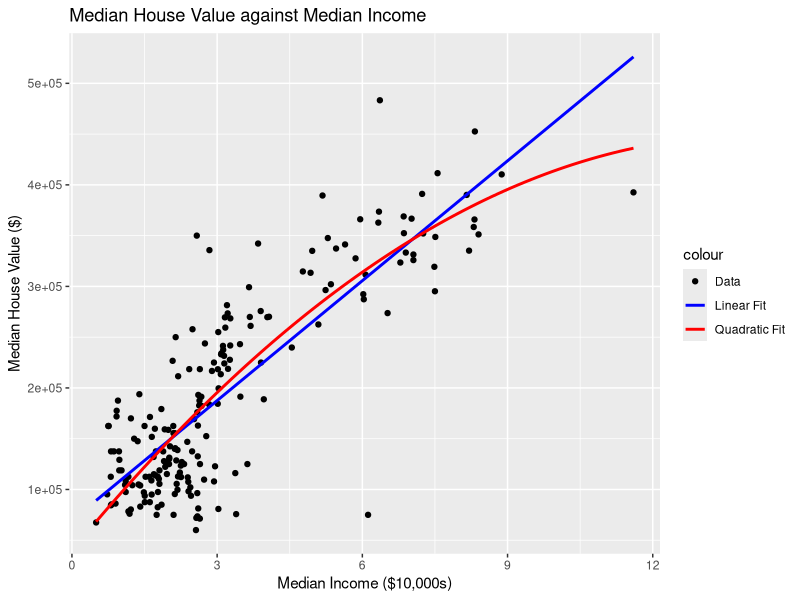
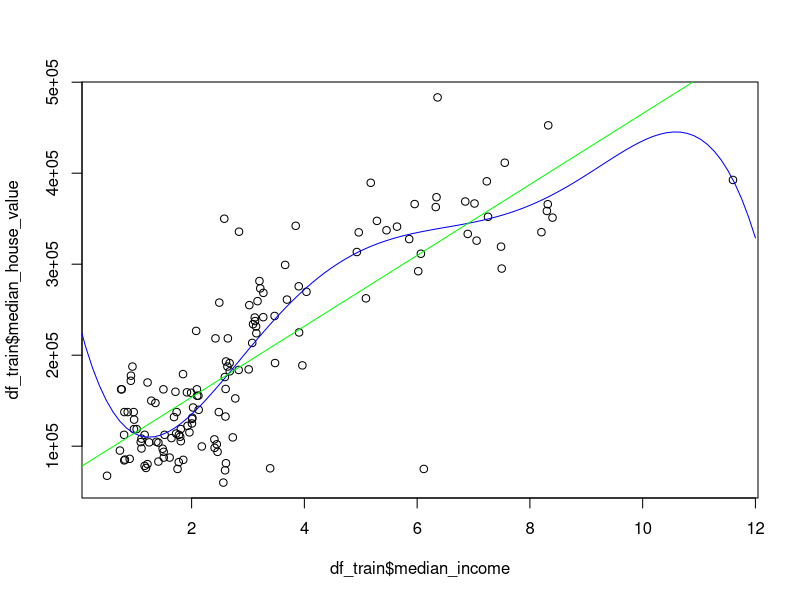
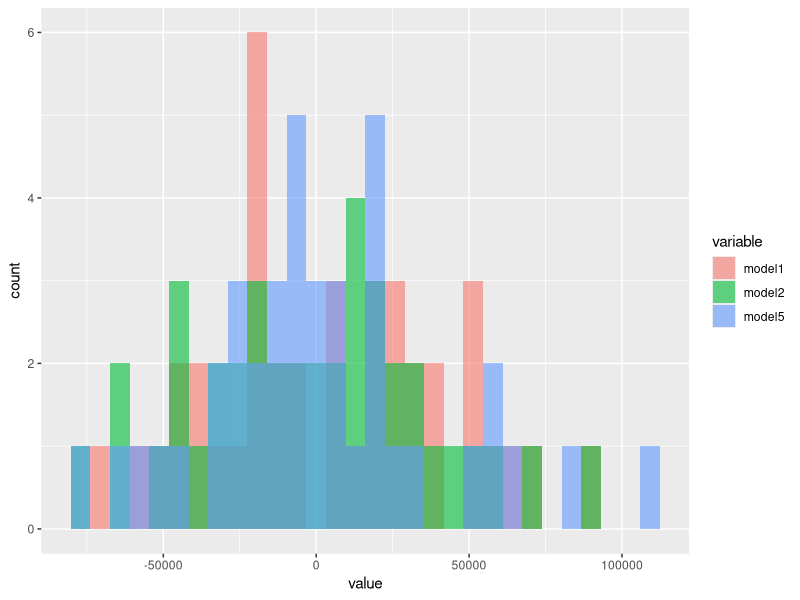
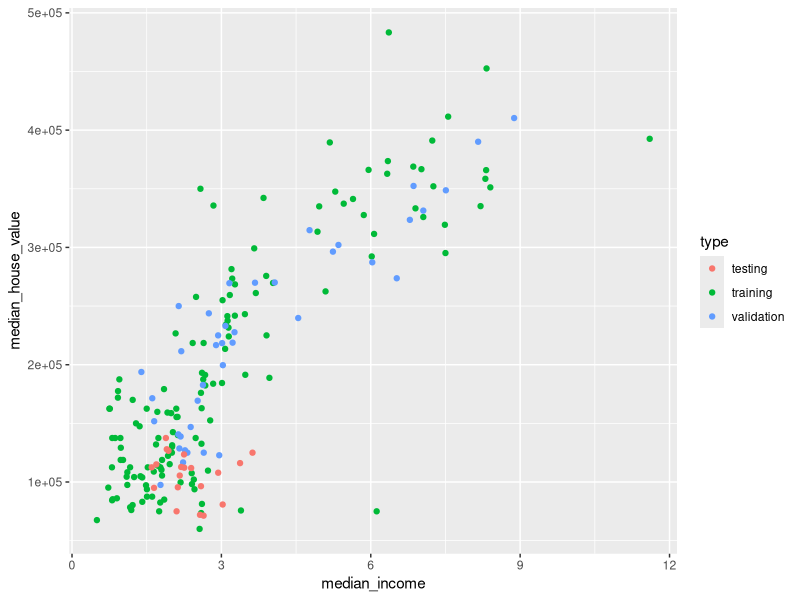
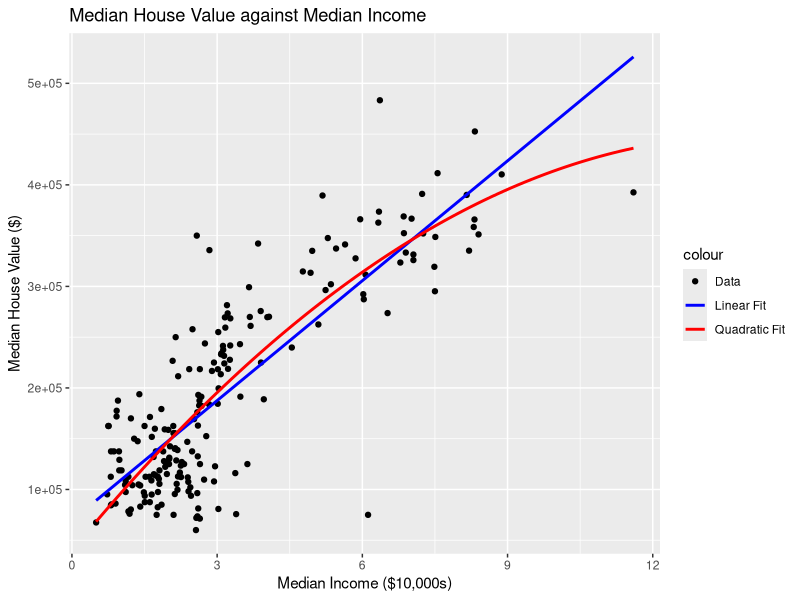
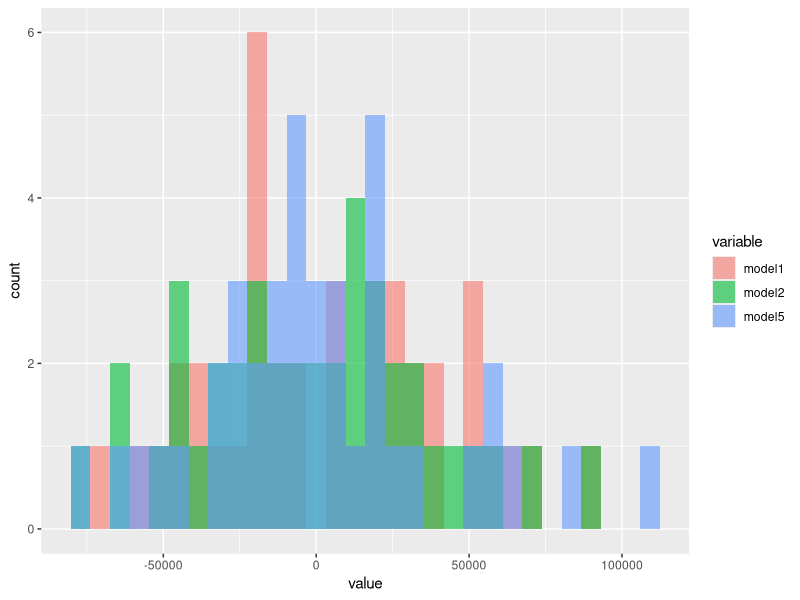
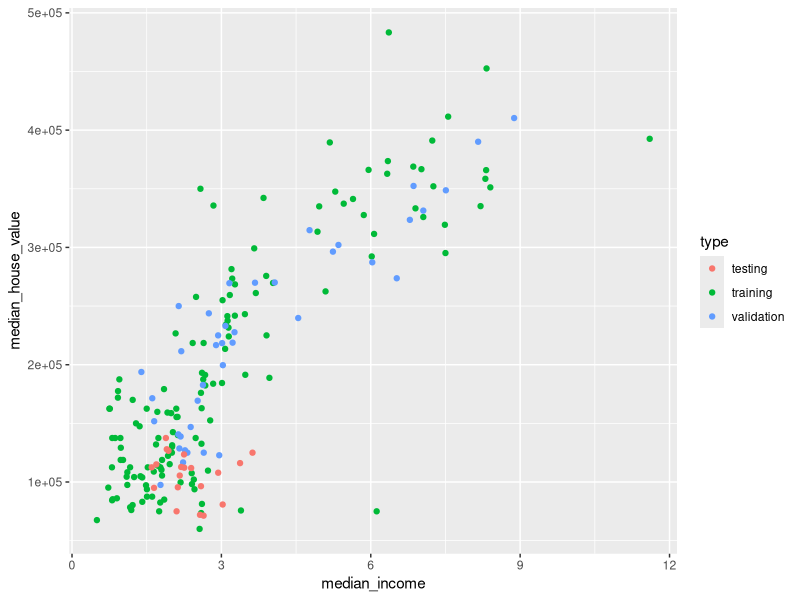

Reproduce these figures in R, in order.
## ---- chunk 1
# Load necessary libraries and data
library(ggplot2)
library(dplyr)
library(tibble)
library(reshape2)

df <- read.csv(file = "housing_short.csv")
print(head(df))
## ---- chunk 2

legend <- c("Quadratic Fit" = "red", "Linear Fit" = "blue", "Data" = "black")

ggplot(df, aes(x=median_income, y=median_house_value, color = "Data")) + 
  geom_point() + geom_smooth(method='lm', se=FALSE, aes(color = "Linear Fit")) +
  geom_smooth(method='lm', formula = "y ~ poly(x, 2)", se=FALSE, aes(color = "Quadratic Fit")) +
  labs(title = "Median House Value against Median Income") +
  scale_y_continuous("Median House Value ($)") +
  scale_x_continuous("Median Income ($10,000s)") +
  scale_color_manual(values = legend)

ggsave(filename = "income_vs_value.png", device = "png", path = "images")
## ---- chunk 3
rows <- sample(nrow(df))
# df <- df[rows, ]  # Un-comment to randomly shuffle the dataset

df_train <-  df[1:140,]
df_valid <- df[141:180,]
df_test <- df[181:nrow(df),]
## ---- chunk 4
model <- lm(median_house_value~median_income, data=df_train)
summary(model)
## ---- chunk 5
model2 <- lm(median_house_value~median_income + I(median_income^2), data=df_train)
summary(model2)
## ---- chunk 6
model5 <- lm(median_house_value~median_income + I(median_income^2) + I(median_income^3) + I(median_income^4) +I(median_income^5), data=df_train)
summary(model5)
## ---- chunk 7
income <- seq(0, 12, length.out = 100)
sample_df <- tibble(median_income=income)
price1 <- predict(model, sample_df)  # Linear fit
price5 <- predict(model5, sample_df)  # Quintic fit

plot(df_train$median_income, df_train$median_house_value)
lines(income, price5, col="blue")
lines(income, price1, col="green")
## ---- chunk 8
# Predict prices of points in validation set
v_price1 <- predict(model, df_valid)
v_price2 <- predict(model2, df_valid)
v_price5 <- predict(model5, df_valid)

# Compare to actual data in validation set
error1 <- df_valid$median_house_value - v_price1
error2 <- df_valid$median_house_value - v_price2
error5 <- df_valid$median_house_value - v_price5

# Plot a histogram of the data
tibble(model1=error1,
       model2=error2,
       model5=error5) %>% 
  melt() %>%  
  ggplot(aes(x=value, fill=variable)) +
  geom_histogram(position="identity", alpha=0.6)
## ---- chunk 9
rmse <- function(errors) {
  sse <- errors^2
  sqrt(mean(sse))
}
RMSE1 <- rmse(error1)
RMSE2 <- rmse(error2)
RMSE5 <- rmse(error5)
print(paste0("Linear model: ", RMSE1))
print(paste0("Quadratic model: ", RMSE2))
print(paste0("5th power model: ", RMSE5))

ggsave(filename = "rmse_errors.png", device = "png", path = "images")
## ---- chunk 10
price_test <- predict(model2, df_test)
error_test <- df_test$median_house_value - price_test
print(paste0("Performance of quadratic model on test data set: ", rmse(error_test)))
## ---- chunk 11
df_combined <- df_train %>% 
  mutate(type="training") %>% 
  bind_rows(df_valid %>%
              mutate(type="validation")) %>% 
  bind_rows(df_test %>%
              mutate(type="testing"))
df_combined %>% 
  ggplot(aes(x=median_income,
             y=median_house_value,
             colour=type)) +
  geom_point()

ggsave(filename = "data_sets.png", device = "png", path = "images")
